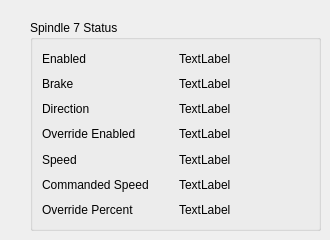
      <widget class="QWidget" name="tab_9">
       <attribute name="title">
        <string>S7</string>
       </attribute>
       <widget class="QGroupBox" name="groupBox_8">
        <property name="geometry">
         <rect>
          <x>30</x>
          <y>20</y>
          <width>291</width>
          <height>211</height>
         </rect>
        </property>
        <property name="title">
         <string>Spindle 7 Status</string>
        </property>
        <layout class="QGridLayout" name="gridLayout_9">
         <item row="1" column="0">
          <widget class="QLabel" name="label_50">
           <property name="text">
            <string>Brake</string>
           </property>
          </widget>
         </item>
         <item row="2" column="0">
          <widget class="QLabel" name="label_51">
           <property name="text">
            <string>Direction</string>
           </property>
          </widget>
         </item>
         <item row="4" column="0">
          <widget class="QLabel" name="label_52">
           <property name="text">
            <string>Speed</string>
           </property>
          </widget>
         </item>
         <item row="5" column="1">
          <widget class="QLabel" name="spindle_cmd_speed_7_lb">
           <property name="text">
            <string>TextLabel</string>
           </property>
          </widget>
         </item>
         <item row="4" column="1">
          <widget class="QLabel" name="spindle_speed_7_lb">
           <property name="text">
            <string>TextLabel</string>
           </property>
          </widget>
         </item>
         <item row="3" column="1">
          <widget class="QLabel" name="spindle_override_enabled_7_lb">
           <property name="text">
            <string>TextLabel</string>
           </property>
          </widget>
         </item>
         <item row="1" column="1">
          <widget class="QLabel" name="spindle_brake_7_lb">
           <property name="text">
            <string>TextLabel</string>
           </property>
          </widget>
         </item>
         <item row="0" column="0">
          <widget class="QLabel" name="label_53">
           <property name="text">
            <string>Enabled</string>
           </property>
          </widget>
         </item>
         <item row="5" column="0">
          <widget class="QLabel" name="label_54">
           <property name="text">
            <string>Commanded Speed</string>
           </property>
          </widget>
         </item>
         <item row="2" column="1">
          <widget class="QLabel" name="spindle_direction_7_lb">
           <property name="text">
            <string>TextLabel</string>
           </property>
          </widget>
         </item>
         <item row="0" column="1">
          <widget class="QLabel" name="spindle_enabled_7_lb">
           <property name="text">
            <string>TextLabel</string>
           </property>
          </widget>
         </item>
         <item row="3" column="0">
          <widget class="QLabel" name="label_55">
           <property name="text">
            <string>Override Enabled</string>
           </property>
          </widget>
         </item>
         <item row="6" column="0">
          <widget class="QLabel" name="label_56">
           <property name="text">
            <string>Override Percent</string>
           </property>
          </widget>
         </item>
         <item row="6" column="1">
          <widget class="QLabel" name="spindle_override_7_lb">
           <property name="text">
            <string>TextLabel</string>
           </property>
          </widget>
         </item>
        </layout>
       </widget>
      </widget>
